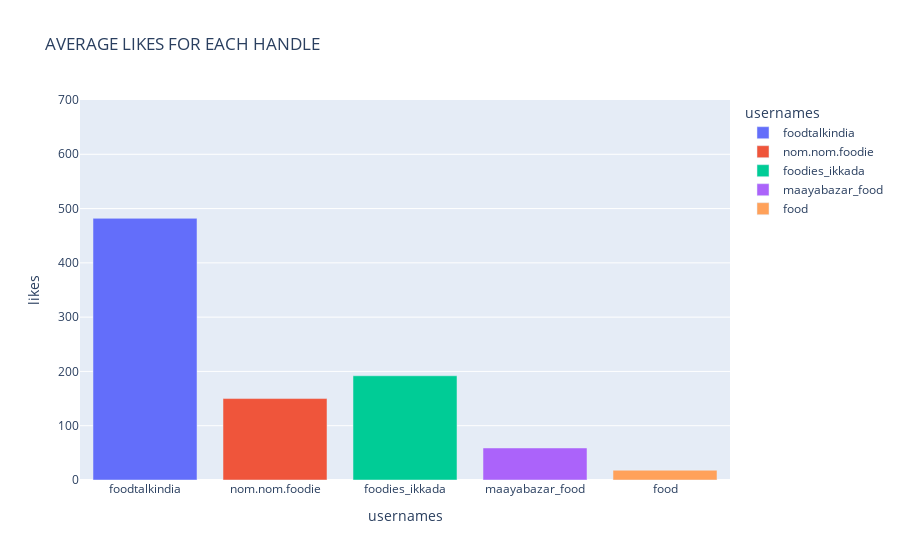

The code cell stored with this chart in its notebook:
### Code cell
plotly.bar(df_avg_follow_likes, x='usernames', y='likes', range_y=[0, 700], title='AVERAGE LIKES FOR EACH HANDLE', color='usernames')

### Figure 1 — Plotly figure (JSON) as saved in the notebook; plotly's stock layout.template omitted (floating-point values rounded to 4 significant figures)
{"data": [{"alignmentgroup": "True", "hovertemplate": "usernames=%{x}<br>likes=%{y}<extra></extra>", "legendgroup": "foodtalkindia", "marker": {"color": "#636efa", "pattern": {"shape": ""}}, "name": "foodtalkindia", "offsetgroup": "foodtalkindia", "orientation": "v", "showlegend": true, "textposition": "auto", "type": "bar", "x": ["foodtalkindia"], "xaxis": "x", "y": [482], "yaxis": "y"}, {"alignmentgroup": "True", "hovertemplate": "usernames=%{x}<br>likes=%{y}<extra></extra>", "legendgroup": "nom.nom.foodie", "marker": {"color": "#EF553B", "pattern": {"shape": ""}}, "name": "nom.nom.foodie", "offsetgroup": "nom.nom.foodie", "orientation": "v", "showlegend": true, "textposition": "auto", "type": "bar", "x": ["nom.nom.foodie"], "xaxis": "x", "y": [150], "yaxis": "y"}, {"alignmentgroup": "True", "hovertemplate": "usernames=%{x}<br>likes=%{y}<extra></extra>", "legendgroup": "foodies_ikkada", "marker": {"color": "#00cc96", "pattern": {"shape": ""}}, "name": "foodies_ikkada", "offsetgroup": "foodies_ikkada", "orientation": "v", "showlegend": true, "textposition": "auto", "type": "bar", "x": ["foodies_ikkada"], "xaxis": "x", "y": [192], "yaxis": "y"}, {"alignmentgroup": "True", "hovertemplate": "usernames=%{x}<br>likes=%{y}<extra></extra>", "legendgroup": "maayabazar_food", "marker": {"color": "#ab63fa", "pattern": {"shape": ""}}, "name": "maayabazar_food", "offsetgroup": "maayabazar_food", "orientation": "v", "showlegend": true, "textposition": "auto", "type": "bar", "x": ["maayabazar_food"], "xaxis": "x", "y": [59], "yaxis": "y"}, {"alignmentgroup": "True", "hovertemplate": "usernames=%{x}<br>likes=%{y}<extra></extra>", "legendgroup": "food", "marker": {"color": "#FFA15A", "pattern": {"shape": ""}}, "name": "food", "offsetgroup": "food", "orientation": "v", "showlegend": true, "textposition": "auto", "type": "bar", "x": ["food"], "xaxis": "x", "y": [18], "yaxis": "y"}], "layout": {"barmode": "relative", "legend": {"title": {"text": "usernames"}, "tracegroupgap": 0}, "title": {"text": "AVERAGE LIKES FOR EACH HANDLE"}, "xaxis": {"anchor": "y", "categoryarray": ["foodtalkindia", "nom.nom.foodie", "foodies_ikkada", "maayabazar_food", "food"], "categoryorder": "array", "domain": [0, 1], "title": {"text": "usernames"}}, "yaxis": {"anchor": "x", "domain": [0, 1], "range": [0, 700], "title": {"text": "likes"}}}}
